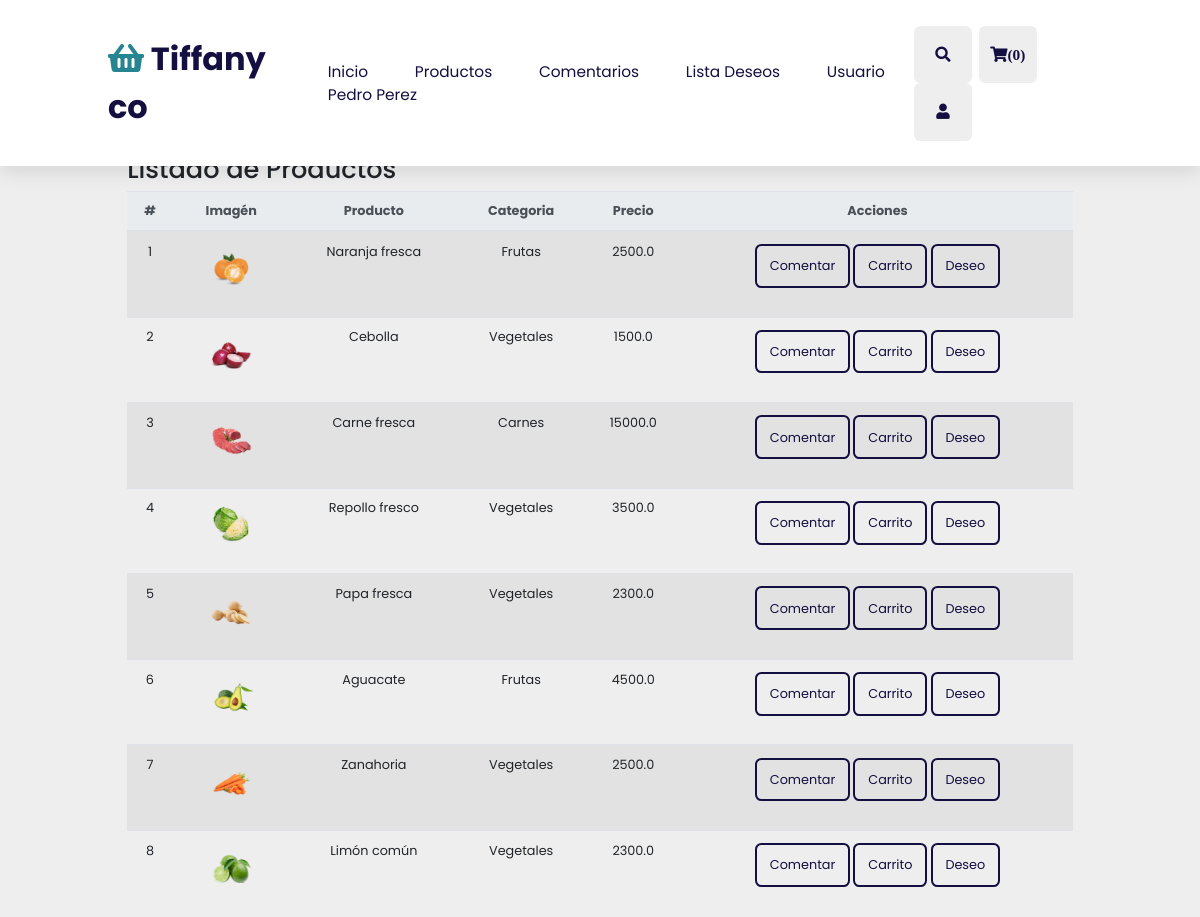
Page /compra (signed in, upper part) on the earlier database version.
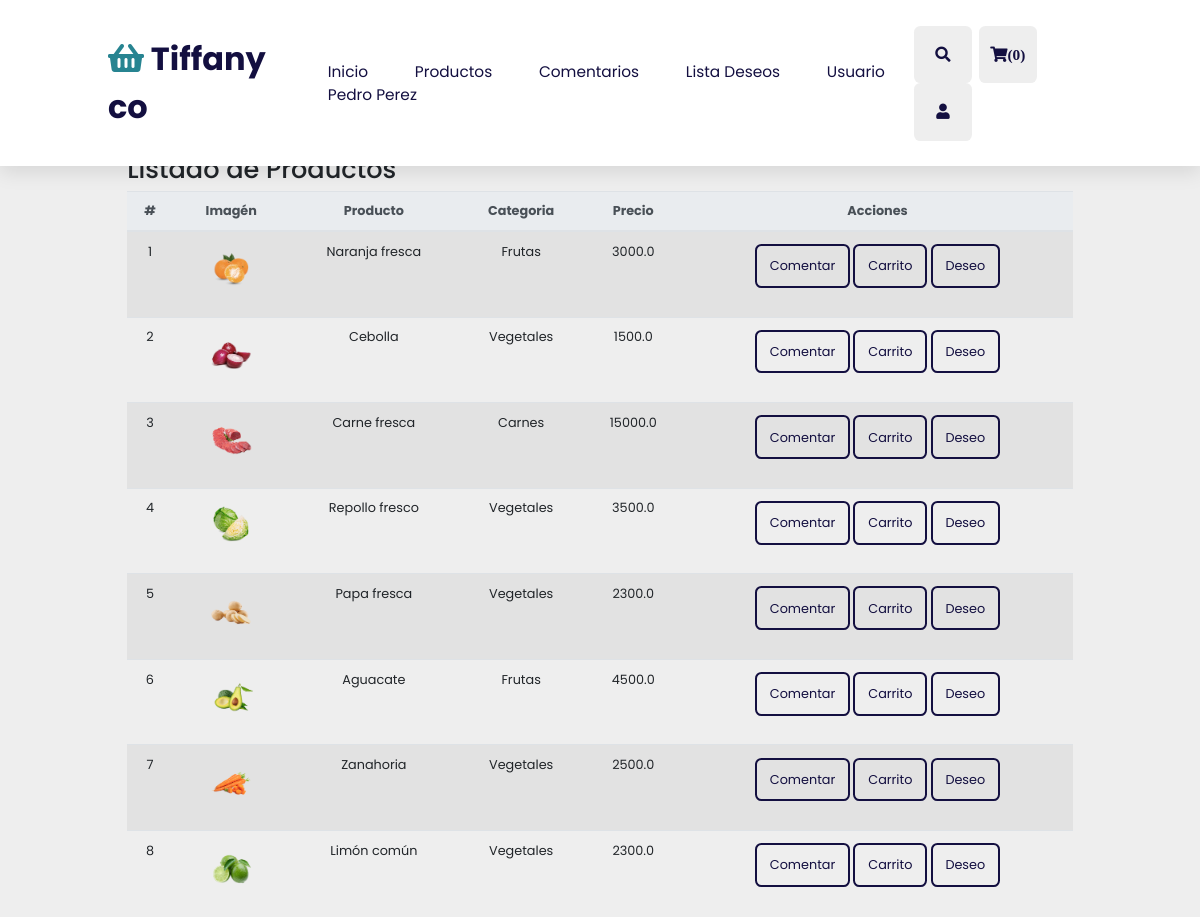
Same page on the later database version.
### app.py (models this page shows)
class Products(db.Model):
    id = db.Column(db.Integer, primary_key=True)
    producto = db.Column(db.String(150), nullable=False)
    categoria = db.Column(db.String(50), nullable=False)
    precio = db.Column(db.Float, default = 0.0)
    stock = db.Column(db.Integer, default=0)
    imagen = db.Column(db.String(150), nullable=False, default='image.jpg')
    comentario = db.relationship('Comentarios', backref='products')
    compra = db.relationship('Compras', backref='products')
    deseo = db.relationship('ListaDeseos', backref='products')

### app.py (the view)
@app.route('/compra')
def compra():
    try:
        if 'usercompra' in session:
            userid = session['userid']
            productos = Products.query.all()
            comentarios = Comentarios.query.filter_by(id_user=userid).all()
            ldeseos = ListaDeseos.query.filter_by(id_user=userid).all()
            return render_template('compra.html', productos=productos, comentarios=comentarios, ldeseos= ldeseos)
    except Exception as e:
        print(e)
    return redirect(url_for('inicio'))

### templates/compra.html (shortened to what this page needs)
<!DOCTYPE html>
<html lang="en">
<head>
    <link rel="stylesheet" href="https://unpkg.com/swiper@7/swiper-bundle.min.css" />
    <link rel="stylesheet" href="https://cdnjs.cloudflare.com/ajax/libs/font-awesome/5.15.4/css/all.min.css">
    <link rel="stylesheet" href="https://maxcdn.bootstrapcdn.com/bootstrap/4.0.0/css/bootstrap.min.css">
    <link rel="stylesheet" href="{{url_for('static', filename='css/style.css') }}">
</head>
<body>
    <header class="header">
        <a href="{{url_for('compra')}}" class="logo"> <i class="fas fa-shopping-basket"></i> Tiffany co </a>
        <nav class="navbar">
            <a href="{{url_for('compra')}}">Inicio</a>
            <a href="#products">Productos</a>
            <a href="" data-toggle="modal" data-target="#modalComenta">Comentarios</a>
            <a href="" data-toggle="modal" data-target="#tabladeseo">Lista Deseos</a>
            <a href="#products">Usuario</a>
            <a href="{{url_for('compra')}}">{{session['usercompra']}}</a>
        </nav>
        <div class="icons">
            <div class="fas fa-search" id="search-btn"></div>
            <div class="fas fa-shopping-cart" id="cart-btn">({{session['Carritocompra']|length}})</div>
            <div class="fas fa-user" id="login-btn"></div>
        </div>
    </header>
    <section class="features">
    </section>
    <section class="products" id="products">
        <div class="container p-4 mt-4">
            <div class="row">
                <div class="col">
                    <h2>Listado de Productos</h2>
                    <table class="table table-striped">
                        <thead class="thead-light">
                            <tr style="text-align: center">
                                <th>#</th>
                                <th>Imagén</th>
                                <th>Producto</th>
                                <th>Categoria</th>
                                <th>Precio</th>
                                <th>Acciones</th>
                            </tr>
                        </thead>
                        <tbody>
                            {% for product in productos %}
                            <tr style="text-align: center">
                                <td>{{loop.index}}</td>
                                <td><img src="{{url_for('static', filename='image/'+product.imagen)}}" height="50"></td>
                                <td>{{product.producto}}</td>
                                <td>{{product.categoria}}</td>
                                <td>{{product.precio}}</td>
                                <td>
                                    <div>
                                        <a href="" class="btn btn-default btn-rounded mb-4" data-toggle="modal" data-target="#modalLoginForm{{product.id}}">Comentar</a>
                                        <a href="" class="btn btn-default btn-rounded mb-4" data-toggle="modal" data-target="#modalcarrito{{product.id}}">Carrito</a>
                                        <a href="" class="btn btn-default btn-rounded mb-4" data-toggle="modal" data-target="#modaldeseo{{product.id}}">Deseo</a>
                                    </div>
                                </td>
                            </tr>
                            {% endfor %}
                        </tbody>
                    </table>
                </div>
            </div>
        </div>
    </section>
</body>
</html>

Differences in the rows shown:
changed Products "Naranja fresca": precio "2500.0" → "3000.0"
